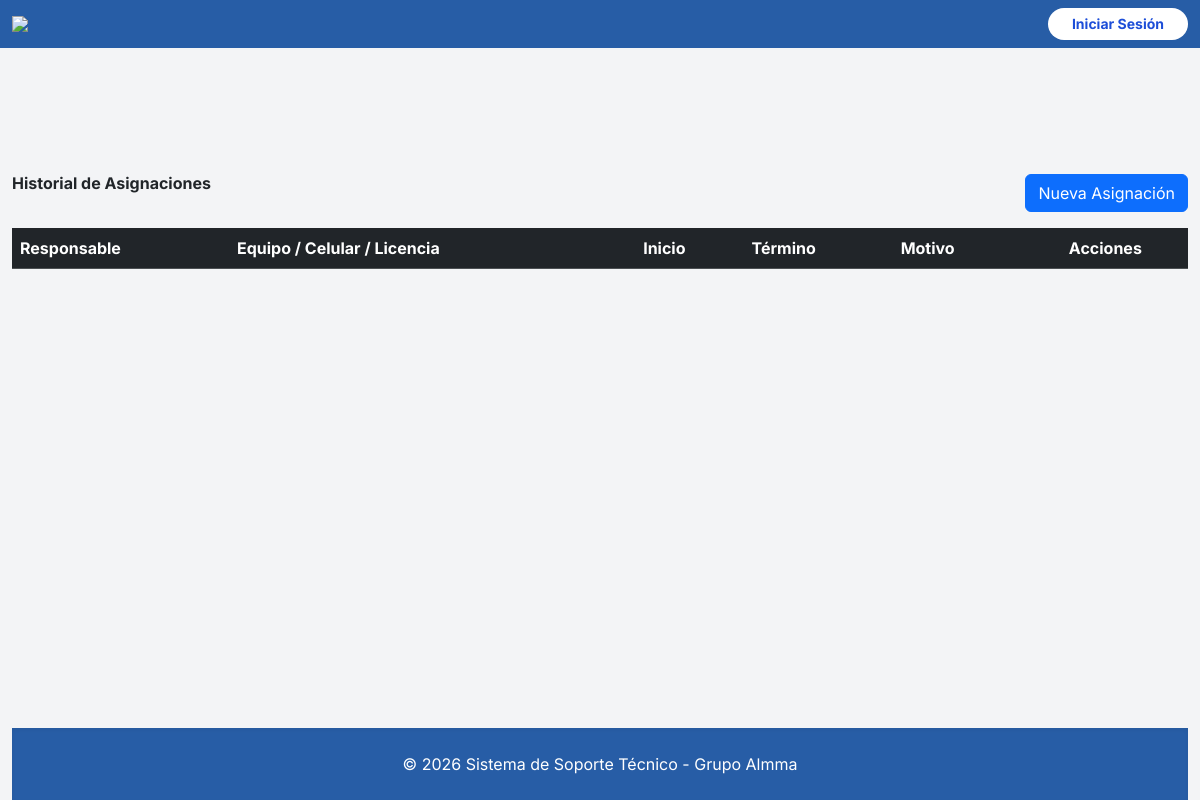
The page /inventario/asignaciones/ on the database as committed earlier.
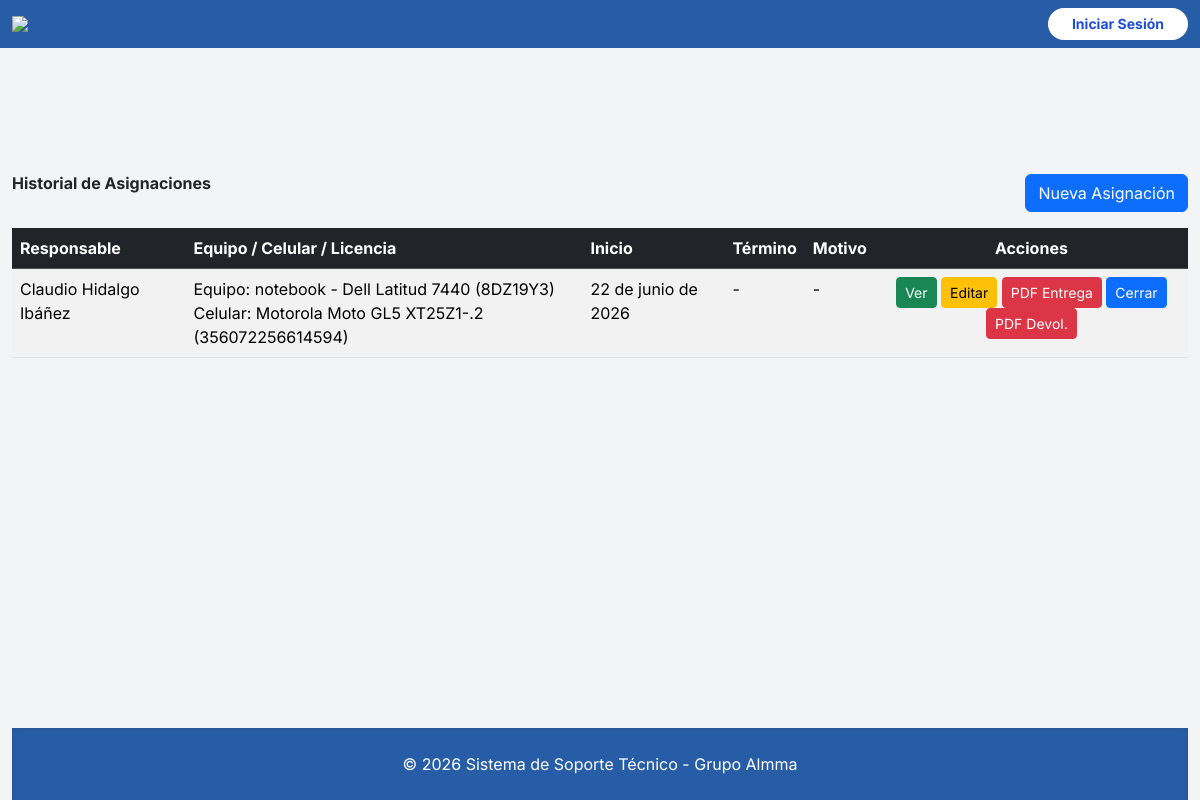
The same page on the database as committed later.
### inventario_ti/models.py (models this page shows, shortened)
class HistorialAsignacion(models.Model):
    persona = models.ForeignKey(User, on_delete=models.CASCADE)
    equipo = models.ForeignKey(EquipoTI, on_delete=models.CASCADE, null=True, blank=True)
    celular = models.ForeignKey(CelularTI, on_delete=models.CASCADE, null=True, blank=True)
    licencia = models.ForeignKey(LicenciaTI, on_delete=models.CASCADE, null=True, blank=True)
    fecha_inicio = models.DateField()
    fecha_termino = models.DateField(blank=True, null=True)
    motivo_termino = models.CharField(
        max_length=50,
        choices=[
            ("despido", "Despido"),
            ("renuncia", "Renuncia"),
            ("falla", "Falla"),
            ("renovacion", "Renovación"),
            ("otro", "Otro"),
        ],
        blank=True,
        null=True
    )
    observaciones = models.TextField(blank=True, null=True)

class EquipoTI(models.Model):
    TIPOS = [
        ("notebook", "Notebook"),
        ("macbook", "MacBook"),
        ("workstation", "Estación de trabajo"),
        ("tablet", "Tablet"),
        ("lector_codigo", "Lector de código"),
        ("monitor", "Monitor"),
        ("proyector", "Proyector"),
    ]
    tipo_equipo = models.CharField(max_length=50, choices=TIPOS)
    marca = models.CharField(max_length=50)
    modelo = models.CharField(max_length=100)
    numero_serie = models.CharField(max_length=100, unique=True)
    cpu = models.CharField(max_length=100)
    ram_gb = models.IntegerField()
    tipo_disco = models.CharField(max_length=20, choices=[("HDD","HDD"),("SSD","SSD"),("M2","M.2")])
    capacidad_disco_gb = models.IntegerField()
    sistema_operativo = models.CharField(max_length=100)
    licencia_windows_key = models.CharField(max_length=200, blank=True, null=True)
    accesorios = models.CharField(max_length=250)
    estado_equipo = models.CharField(max_length=50, default="operativo")
    responsable_actual = models.ForeignKey(
        User,
        on_delete=models.SET_NULL,
        null=True,
        blank=True,
        related_name="equipos_asignados"
    )
    def __str__(self):
        return f"{self.tipo_equipo} - {self.marca} {self.modelo} ({self.numero_serie})"

class CelularTI(models.Model):
    marca = models.CharField(max_length=50)
    modelo = models.CharField(max_length=100)
    numero_serie = models.CharField(max_length=75, blank=True, null=True)
    imei1 = models.CharField(max_length=50)
    imei2 = models.CharField(max_length=50, blank=True, null=True)
    numero_sim1 = models.CharField(max_length=20, blank=True, null=True)
    numero_sim2 = models.CharField(max_length=20, blank=True, null=True)
    version_os = models.CharField(max_length=50)
    clave_bloqueo = models.CharField(max_length=20, blank=True, null=True)
    estado = models.CharField(max_length=50, default="operativo")
    responsable_actual = models.ForeignKey(
        User,
        on_delete=models.SET_NULL,
        null=True,
        blank=True,
        related_name="celulares_asignados"
    )
    def __str__(self):
        return f"{self.marca} {self.modelo} ({self.imei1})"

### inventario_ti/views.py (the view)
# urls.py: path("asignaciones/", listar_asignaciones, name="listar_asignaciones"),
def listar_asignaciones(request):
    asignaciones = HistorialAsignacion.objects.order_by("-fecha_inicio")
    return render(request, "inventario_ti/listar_asignaciones.html", {"asignaciones": asignaciones})

### gestion_tickets/context_processors.py (called while the page is built)
def contador_tickets(request):
    if request.user.is_authenticated:
        pendientes = Ticket.objects.filter(estado='abierto').count()
    else:
        pendientes = 0
    return {'tickets_pendientes': pendientes}

### inventario_ti/templates/inventario_ti/listar_asignaciones.html (shortened to what this page needs)
{% extends "base/base.html" %}
{% block content %}
<div class="container-fluid mt-4">
    <div class="d-flex justify-content-between mb-3">
        <h3 class="fw-bold">Historial de Asignaciones</h3>
        <a href="{% url 'crear_asignacion' %}" class="btn btn-primary">Nueva Asignación</a>
    </div>
    <table class="table table-striped table-hover">
        <thead class="table-dark">
            <tr>
                <th>Responsable</th>
                <th>Equipo / Celular / Licencia</th>
                <th>Inicio</th>
                <th>Término</th>
                <th>Motivo</th>
                <th class="text-center">Acciones</th>
            </tr>
        </thead>
        <tbody>
            {% for a in asignaciones %}
            <tr>
                <td>{{ a.persona }} {{ a.persona.last_name }}</td>
                <td>
                    {% if a.equipo %}Equipo: {{ a.equipo }}{% endif %}
                    {% if a.celular %}<br>Celular: {{ a.celular }}{% endif %}
                </td>
                <td>{{ a.fecha_inicio }}</td>
                <td>{{ a.fecha_termino|default:"-" }}</td>
                <td>{{ a.motivo_termino|default:"-" }}</td>
                <td class="text-center">
                    <a href="{% url 'ver_asignacion' a.id %}" class="btn btn-sm btn-success">Ver</a>
                    <a href="{% url 'editar_asignacion' a.id %}" class="btn btn-sm btn-warning">Editar</a>
                    <a href="{% url 'generar_documento_entrega' a.persona.id %}" class="btn btn-sm btn-danger">PDF Entrega</a>
                    {% if not a.fecha_termino %}
                    <a href="{% url 'cerrar_asignacion' a.id %}" class="btn btn-sm btn-primary">Cerrar</a>
                    <a href="{% url 'seleccionar_devolucion' a.id %}" class="btn btn-sm btn-danger">
                        PDF Devol.
                    </a>
                    {% endif %}
                </td>
            </tr>
            {% endfor %}
        </tbody>
    </table>
</div>
{% endblock %}

Rows that differ between the two databases and show on the page:
added HistorialAsignacion: persona "Claudio", persona.last_name "Hidalgo Ibáñez", equipo "notebook - Dell Latitud 7440 (8DZ19Y3)", celular "Motorola Moto GL5 XT25Z1-.2 (356072256614594)", fecha_inicio "22 de junio de 2026", fecha_termino "-", motivo_termino "-", shows "Cerrar"
